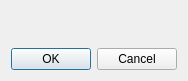
<ui version="4.0" >
 <comment>*********************************************************************
**
** Copyright (C) 2014 Digia Plc and/or its subsidiary(-ies).
** Contact: http://www.qt-project.org/legal
**
** This file is part of the tools applications of the Qt Toolkit.
**
** $QT_BEGIN_LICENSE:LGPL$
** Commercial License Usage
** Licensees holding valid commercial Qt licenses may use this file in
** accordance with the commercial license agreement provided with the
** Software or, alternatively, in accordance with the terms contained in
** a written agreement between you and Digia.  For licensing terms and
** conditions see http://qt.digia.com/licensing.  For further information
** use the contact form at http://qt.digia.com/contact-us.
**
** GNU Lesser General Public License Usage
** Alternatively, this file may be used under the terms of the GNU Lesser
** General Public License version 2.1 as published by the Free Software
** Foundation and appearing in the file LICENSE.LGPL included in the
** packaging of this file.  Please review the following information to
** ensure the GNU Lesser General Public License version 2.1 requirements
** will be met: http://www.gnu.org/licenses/old-licenses/lgpl-2.1.html.
**
** In addition, as a special exception, Digia gives you certain additional
** rights.  These rights are described in the Digia Qt LGPL Exception
** version 1.1, included in the file LGPL_EXCEPTION.txt in this package.
**
** GNU General Public License Usage
** Alternatively, this file may be used under the terms of the GNU
** General Public License version 3.0 as published by the Free Software
** Foundation and appearing in the file LICENSE.GPL included in the
** packaging of this file.  Please review the following information to
** ensure the GNU General Public License version 3.0 requirements will be
** met: http://www.gnu.org/copyleft/gpl.html.
**
**
** $QT_END_LICENSE$
**
*********************************************************************</comment>
 <class>QtGradientDialog</class>
 <widget class="QDialog" name="QtGradientDialog" >
  <property name="geometry" >
   <rect>
    <x>0</x>
    <y>0</y>
    <width>178</width>
    <height>81</height>
   </rect>
  </property>
  <property name="windowTitle" >
   <string>Edit Gradient</string>
  </property>
  <layout class="QVBoxLayout" >
   <item>
    <widget class="QtGradientEditor" name="gradientEditor" >
     <property name="sizePolicy" >
      <sizepolicy vsizetype="MinimumExpanding" hsizetype="MinimumExpanding" >
       <horstretch>0</horstretch>
       <verstretch>0</verstretch>
      </sizepolicy>
     </property>
    </widget>
   </item>
   <item>
    <widget class="QDialogButtonBox" name="buttonBox" >
     <property name="orientation" >
      <enum>Qt::Horizontal</enum>
     </property>
     <property name="standardButtons" >
      <set>QDialogButtonBox::Cancel|QDialogButtonBox::NoButton|QDialogButtonBox::Ok</set>
     </property>
    </widget>
   </item>
  </layout>
 </widget>
 <customwidgets>
  <customwidget>
   <class>QtGradientEditor</class>
   <extends>QFrame</extends>
   <header>qtgradienteditor.h</header>
   <container>1</container>
  </customwidget>
 </customwidgets>
 <resources/>
 <connections>
  <connection>
   <sender>buttonBox</sender>
   <signal>accepted()</signal>
   <receiver>QtGradientDialog</receiver>
   <slot>accept()</slot>
   <hints>
    <hint type="sourcelabel" >
     <x>72</x>
     <y>224</y>
    </hint>
    <hint type="destinationlabel" >
     <x>21</x>
     <y>243</y>
    </hint>
   </hints>
  </connection>
  <connection>
   <sender>buttonBox</sender>
   <signal>rejected()</signal>
   <receiver>QtGradientDialog</receiver>
   <slot>reject()</slot>
   <hints>
    <hint type="sourcelabel" >
     <x>168</x>
     <y>233</y>
    </hint>
    <hint type="destinationlabel" >
     <x>152</x>
     <y>251</y>
    </hint>
   </hints>
  </connection>
 </connections>
</ui>
